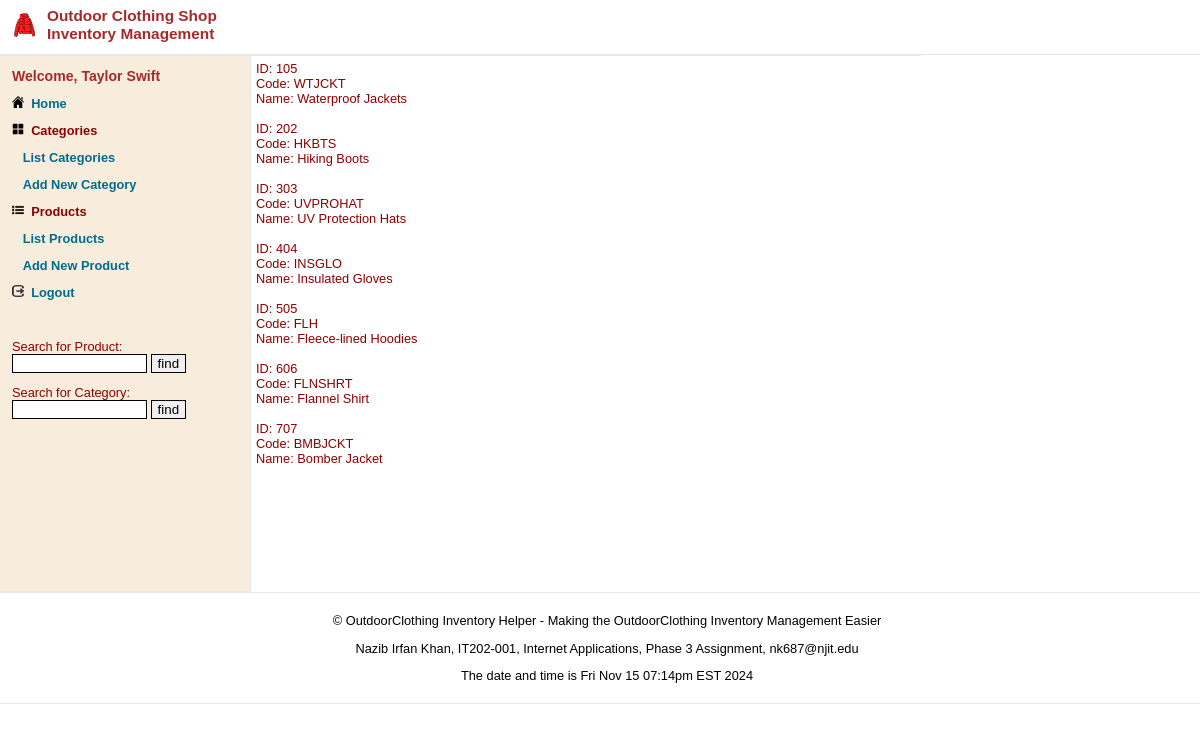
Screenshot of /Website/index.php?content=listOutdoorClothingCategories (signed in) with the database file from the repository.
### tables this page shows
CREATE TABLE IF NOT EXISTS `OutdoorClothingCategories` (
  `OutdoorClothingCategoryID` int(11) NOT NULL,
  `OutdoorClothingCategoryCode` varchar(10) NOT NULL,
  `OutdoorClothingCategoryName` varchar(255) NOT NULL,
  `AisleNumber` int(11) NOT NULL,
  `DateCreated` datetime NOT NULL
);

### Website/OutdoorClothingCategory.php (called while the page is built, shortened)
<?php
class OutdoorClothingCategory {
    private $conn;
    public function __construct($db) {
        $this->conn = $db;
    }
    public function getAll() {
        $sql = "SELECT OutdoorClothingCategoryID, OutdoorClothingCategoryCode, OutdoorClothingCategoryName, AisleNumber FROM OutdoorClothingCategories";
        $result = $this->conn->query($sql);
        return $result->fetch_all(MYSQLI_ASSOC);
    }
}
?>

### Website/listOutdoorClothingcategories.inc.php (the view, shortened to what this page needs)
<?php
require_once 'database.php';
require_once 'OutdoorClothingCategory.php';
$db = getDB();
$category = new OutdoorClothingCategory($db);
$categories = $category->getAll();
if (empty($categories)) {
    echo "<h2>No categories found.</h2>";
} else {
    foreach ($categories as $cat) {
        echo "ID: " . htmlspecialchars($cat['OutdoorClothingCategoryID']) . "<br>";
        echo "Code: " . htmlspecialchars($cat['OutdoorClothingCategoryCode']) . "<br>";
        echo "Name: " . htmlspecialchars($cat['OutdoorClothingCategoryName']) . "<br><br>";
    }
}
?>

### Website/index.php (shortened to what this page needs)
<?php
include("OutdoorClothingCategory.php");
?>
<!DOCTYPE html>
<html>
<head>
    <link rel="stylesheet" type="text/css" href="ih_styles.css">
</head>
<body>
<header>
       <?php include("header.inc.php"); ?>
   </header>
   <section style="height: 525px;">
       <nav style="float: left; height: 100%;">
           <?php include("nav.inc.php"); ?>
       </nav>
       <main>
           <?php
           if (isset($_REQUEST['content'])) {
               include($_REQUEST['content'] . ".inc.php");
           } else {
               include("main.inc.php");
           }
           ?>
       </main>
   </section>
   <footer>
       <?php include("footer.inc.php"); ?>
   </footer>
</body>
</html>

### Website/header.inc.php (shortened to what this page needs)
<div class="header-div">
   <img src="images/logo.png" alt="Outdoor Clothing Shop Logo">
   <div>
       <h1>Outdoor Clothing Shop</h1>
       <h2>Inventory Management</h2>
   </div>
</div>

### Website/nav.inc.php (shortened to what this page needs)
<table width="100%" cellpadding="5">
    <?php if (!isset($_SESSION['login'])): ?>
        <tr>
            <td>
            </td>
        </tr>
    <?php else: ?>
        <td><h3>Welcome, <?php echo $_SESSION['login']; ?></h3></td>
        <tr>
            <td><img src="images/home.png" alt="Home Icon" width="12" height="12">&nbsp;
            <a href="index.php"><strong>Home</strong></a></td>
        </tr>
        <tr>
            <td><img src="images/categories.png" alt="Categories Icon" width="12" height="12">&nbsp;
            <strong>Categories</strong></td>
        </tr>
        <tr>
            <td>&nbsp;&nbsp;&nbsp;<a href="index.php?content=listOutdoorClothingCategories"><strong>List Categories</strong></a></td>
        </tr>
        <tr>
            <td>&nbsp;&nbsp;&nbsp;<a href="index.php?content=newOutdoorClothingCategory"><strong>Add New Category</strong></a></td>
        </tr>
        <tr>
            <td><img src="images/items.png" alt="Items Icon" width="12" height="12">&nbsp;
            <strong>Products</strong></td>
        </tr>
        <tr>
            <td>&nbsp;&nbsp;&nbsp;<a href="index.php?content=listOutdoorClothingProducts"><strong>List Products</strong></a></td>
        </tr>
        <tr>
            <td>&nbsp;&nbsp;&nbsp;<a href="index.php?content=newOutdoorClothingProduct"><strong>Add New Product</strong></a></td>
        </tr>
        <tr>
            <td><a href="index.php?content=logout">
            <img src="images/logout.png" alt="Logout Icon" width="12" height="12"></a>&nbsp;
            <a href="index.php?content=logout"><strong>Logout</strong></a></td>
        </tr>
        <tr>
            <td>&nbsp;</td>
        </tr>
        <tr>
            <td>
                <form action="index.php" method="post">
                    <label>Search for Product:</label><br>
                    <input type="text" name="OutdoorClothingProductID" size="14" />
                    <input type="submit" value="find" />
                </form>
            </td>
        </tr>
        <tr>
            <td>
                <form action="index.php" method="post">
                    <label>Search for Category:</label><br>
                    <input type="text" name="OutdoorClothingCategoryID" size="14" />
                    <input type="submit" value="find" />
                </form>
            </td>
        </tr>
    <?php endif; ?>
</table>

### Website/footer.inc.php (shortened to what this page needs)
<p>&copy OutdoorClothing Inventory Helper - Making the OutdoorClothing Inventory Management Easier</p>
<p>Nazib Irfan Khan, IT202-001, Internet Applications, Phase 3 Assignment, nk687@njit.edu</p>
<p>
   <?php
   echo "The date and time is " . date("D M j h:ia T Y");
   ?>
</p>

### Website/ih_styles.css (style rules this page uses)
body { font-family: Geneva, Tahoma, sans-serif; font-size: 80%; color: darkred; margin: 0px; padding: 0px; overflow-x: hidden; }
h1 { font-family: Verdana, Arial, sans-serif; font-size: 120%; color: brown; margin: 0px; padding: 0px; }
h2 { font-family: Geneva, Tahoma, sans-serif; font-size: 120%; color: brown; margin: 0px; padding: 0px; }
h3 { font-family: Geneva, Tahoma, sans-serif; font-size: 110%; color: brown; margin: 0px; padding: 0px; }
footer { font-family: Geneva, Tahoma, sans-serif; clear: both; text-align: center; font-size: 100%; color: black; padding: 7px; border-bottom: 1px solid #E2EAEF; border-top: 1px solid #E2EAEF; width: 100%; }
main { padding: 5px; border-top: 1px solid #E2EAEF; float: left; width: 55%; height: 100%; }
header { padding: 7px; border-bottom: 1px solid #E2EAEF; height: 40px; width: 100%; }
nav { padding: 5px; border-bottom: 1px solid #E2EAEF; border-top: 1px solid #E2EAEF; border-right: 1px solid #E2EAEF; background-color: #f8eddc; width: 20%; }
a { color: #006c8c; text-decoration: none; }
a:link { color: #006c8c; text-decoration: none; }
input { border: 1px solid currentcolor; }
input[type=submit] { font-family: Verdana, Arial, sans-serif; }

### Website/header.inc.php (style rules this page uses)
.header-div { display: flex; align-items: center; }
.header-div img { width: 35px; height: 35px; margin-right: 5px; }
.header-div h1, .header-div h2 { margin: 0; }

### rows the page displays
outdoorclothingcategories: OutdoorClothingCategoryID "105", OutdoorClothingCategoryCode "WTJCKT", OutdoorClothingCategoryName "Waterproof Jackets"
outdoorclothingcategories: OutdoorClothingCategoryID "202", OutdoorClothingCategoryCode "HKBTS", OutdoorClothingCategoryName "Hiking Boots"
outdoorclothingcategories: OutdoorClothingCategoryID "303", OutdoorClothingCategoryCode "UVPROHAT", OutdoorClothingCategoryName "UV Protection Hats"
outdoorclothingcategories: OutdoorClothingCategoryID "404", OutdoorClothingCategoryCode "INSGLO", OutdoorClothingCategoryName "Insulated Gloves"
outdoorclothingcategories: OutdoorClothingCategoryID "505", OutdoorClothingCategoryCode "FLH", OutdoorClothingCategoryName "Fleece-lined Hoodies"
outdoorclothingcategories: OutdoorClothingCategoryID "606", OutdoorClothingCategoryCode "FLNSHRT", OutdoorClothingCategoryName "Flannel Shirt"
outdoorclothingcategories: OutdoorClothingCategoryID "707", OutdoorClothingCategoryCode "BMBJCKT", OutdoorClothingCategoryName "Bomber Jacket"

### other values shown
$_SESSION['login'] "Taylor Swift"
